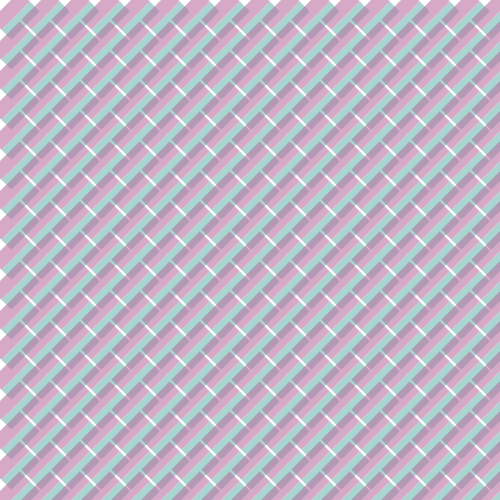
Frame 1 (no input)
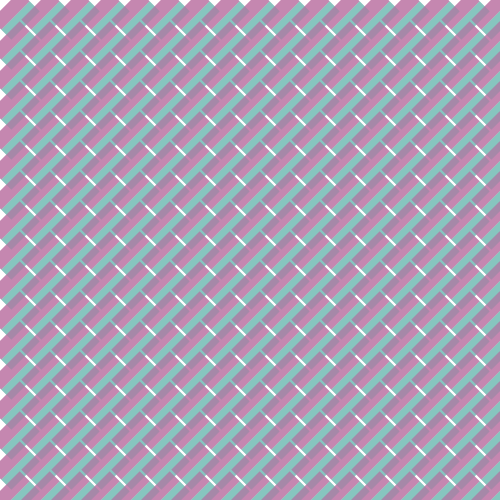
Frame 2 (the mouse pressed at the canvas centre, redrawn once)

The Processing sketch that drew these frames (run headless with seeded random() and noise(); the mouse was pressed at the canvas centre and the sketch redrawn once):

// Processing sketch: processing_81530
// ── processing_81530.pde

void setup(){
  size(500,500);
  background(255);
}

void draw()
{
  for (int posX=5; posX < width; posX=posX+30)
  {
    for (int posY=5; posY < height; posY=posY+30)
{strokeCap(SQUARE);
strokeWeight(40);
stroke(#B96F9F,150);
line(posX,posY,posX+10,posY+10);
stroke(#6FB9B3,150);
line(posX+10,posY+10,posX+20,posY+20);
}
}
noLoop();
}
